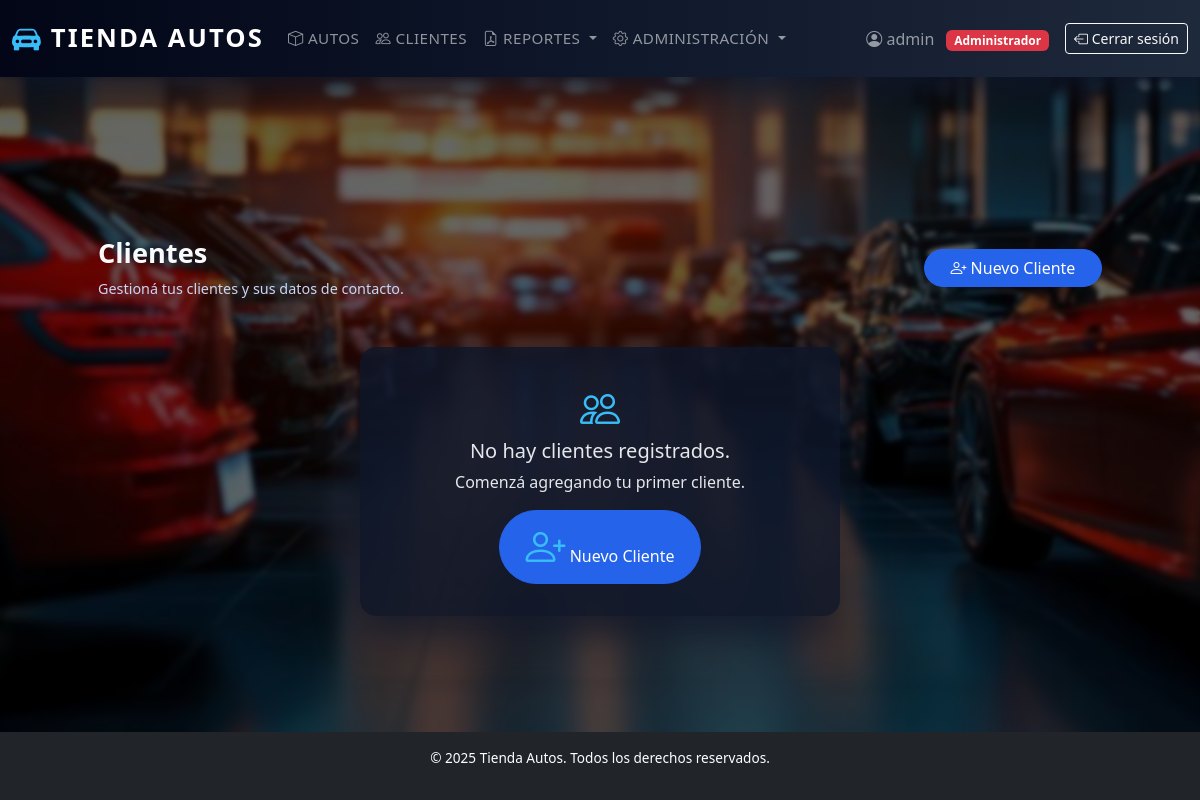
The page /clientes/ (signed in) on the database as committed earlier.
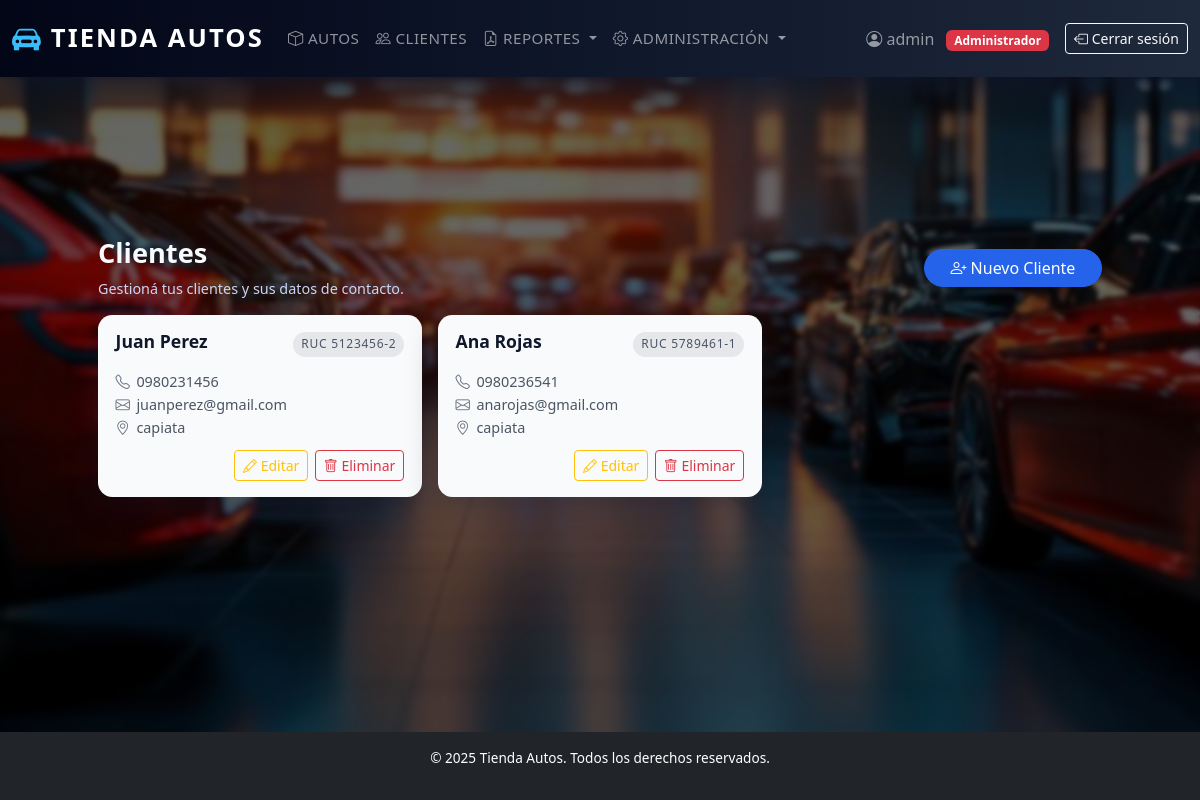
The same page on the database as committed later.
### autos/models.py (models this page shows, shortened)
class CustomUser(AbstractUser):
    ROLE_CHOICES = (
        ('admin', 'Administrador'),
        ('vendedor', 'Vendedor'),
    )
    role = models.CharField(max_length=10, choices=ROLE_CHOICES, default='vendedor')
    phone = models.CharField(max_length=20, blank=True, null=True)
    address = models.CharField(max_length=255, blank=True, null=True)

class Cliente(models.Model):
    ruc = models.CharField(max_length=20, primary_key=True)
    nombre = models.CharField(max_length=100)
    apellido = models.CharField(max_length=100)
    telefono = models.CharField(max_length=30, blank=True)
    email = models.EmailField(blank=True)
    direccion = models.CharField(max_length=200, blank=True)

### autos/views.py (the view)
# urls.py: path('clientes/', views.ClienteListView.as_view(), name='cliente_list'),
class ClienteListView(LoginRequiredMixin, ListView):
    model = Cliente
    template_name = 'clientes/cliente_list.html'
    context_object_name = 'clientes'

### templates/clientes/cliente_list.html (shortened to what this page needs)
{% extends 'base.html' %}
{% block content %}
<div class="container mt-4 list-page">
    <div class="list-header d-flex flex-wrap align-items-center justify-content-between mb-3">
        <div>
            <h2 class="list-title">Clientes</h2>
            <p class="list-subtitle mb-0">
                Gestioná tus clientes y sus datos de contacto.
            </p>
        </div>
        <a href="{% url 'cliente_create' %}" class="btn btn-primary mt-3 mt-md-0">
            <i class="bi bi-person-plus"></i> Nuevo Cliente
        </a>
    </div>
    {% if clientes %}
        <div class="row g-3">
            {% for c in clientes %}
            <div class="col-md-6 col-lg-4">
                <div class="entity-card">
                    <div class="entity-card__header">
                        <h5 class="entity-name">
                            {{ c.nombre }} {{ c.apellido }}
                        </h5>
                        <span class="entity-tag">
                            RUC {{ c.ruc }}
                        </span>
                    </div>
                    <div class="entity-card__body">
                        <p class="entity-line">
                            <i class="bi bi-telephone"></i>
                            {{ c.telefono|default:"Sin teléfono" }}
                        </p>
                        <p class="entity-line">
                            <i class="bi bi-envelope"></i>
                            {{ c.email|default:"Sin email" }}
                        </p>
                        <p class="entity-line">
                            <i class="bi bi-geo-alt"></i>
                            {{ c.direccion|default:"Sin dirección" }}
                        </p>
                    </div>
                    <div class="entity-card__actions">
                        <a href="{% url 'cliente_update' c.ruc %}" class="btn btn-sm btn-outline-warning">
                            <i class="bi bi-pencil"></i> Editar
                        </a>
                        <a href="{% url 'cliente_delete' c.ruc %}" class="btn btn-sm btn-outline-danger">
                            <i class="bi bi-trash"></i> Eliminar
                        </a>
                    </div>
                </div>
            </div>
            {% endfor %}
        </div>
    {% else %}
        <div class="empty-state">
            <i class="bi bi-people"></i>
            <h5>No hay clientes registrados.</h5>
            <p>Comenzá agregando tu primer cliente.</p>
            <a href="{% url 'cliente_create' %}" class="btn btn-primary">
                <i class="bi bi-person-plus"></i> Nuevo Cliente
            </a>
        </div>
    {% endif %}
</div>
{% endblock %}

### templates/base.html (shortened to what this page needs)
<!DOCTYPE html>
<html lang="es">
<head>
    {% load static %}
    <link href="https://cdn.jsdelivr.net/npm/bootstrap@5.3.2/dist/css/bootstrap.min.css" rel="stylesheet">
    <link rel="stylesheet" href="https://cdn.jsdelivr.net/npm/bootstrap-icons@1.11.0/font/bootstrap-icons.css">
    <link rel="stylesheet" href="{% static 'css/tienda.css' %}">
</head>
<body>
    <nav class="navbar navbar-expand-lg navbar-dark mb-4">
        <div class="container-fluid">
            <a class="navbar-brand" href="/">
                <i class="bi bi-car-front-fill"></i> Tienda Autos
            </a>
            <div class="collapse navbar-collapse" id="navbarNav">
                {% if request.user.is_authenticated %}
                    {% if request.user.role == 'vendedor' %}
                        <ul class="navbar-nav me-auto">
                            <li class="nav-item"><a class="nav-link" href="/productos/"><i class="bi bi-box"></i> Productos</a></li>
                            <li class="nav-item"><a class="nav-link" href="/clientes/"><i class="bi bi-people"></i> Clientes</a></li>
                        </ul>
                    {% elif request.user.role == 'admin' or request.user.is_superuser %}
                        <ul class="navbar-nav me-auto">
                            <li class="nav-item"><a class="nav-link" href="/productos/"><i class="bi bi-box"></i> Autos</a></li>
                            <li class="nav-item"><a class="nav-link" href="/clientes/"><i class="bi bi-people"></i> Clientes</a></li>
                            <li class="nav-item dropdown">
                                <a class="nav-link dropdown-toggle" href="#" id="reportesDropdown" role="button" data-bs-toggle="dropdown">
                                    <i class="bi bi-file-earmark-pdf"></i> Reportes
                                </a>
                            </li>
                            <li class="nav-item dropdown">
                                <a class="nav-link dropdown-toggle" href="#" id="adminDropdown" role="button" data-bs-toggle="dropdown">
                                    <i class="bi bi-gear"></i> Administración
                                </a>
                            </li>
                        </ul>
                    {% endif %}
                    <div class="d-flex align-items-center">
                        <span class="navbar-text me-3">
                            <i class="bi bi-person-circle"></i>
                            {{ request.user.username }}
                            <span class="badge {% if request.user.role == 'admin' %}bg-danger{% else %}bg-info{% endif %} ms-2">
                                {{ request.user.get_role_display }}
                            </span>
                        </span>
                        <form method="post" action="{% url 'logout' %}" class="d-inline">
                            <button class="btn btn-outline-light btn-sm" type="submit">
                                <i class="bi bi-box-arrow-left"></i> Cerrar sesión
                            </button>
                        </form>
                    </div>
                {% endif %}
            </div>
        </div>
    </nav>
    <main class="main-content">
        {% if request.user.is_authenticated %}
            <div class="container mt-3">
            </div>
        {% endif %}
        <div class="container">
            {% block content %}{% endblock %}
        </div>
    </main>
    <footer class="bg-dark text-white text-center py-3">
        <p>&copy; 2025 Tienda Autos. Todos los derechos reservados.</p>
    </footer>
</body>
</html>

### static/css/tienda.css (style rules this page uses)
body { display: flex; flex-direction: column; }
.main-content { flex: 1 0 auto; }
footer { flex-shrink: 0; }
* { box-sizing: border-box; }
html, body { height: 100%; }
body { margin: 0; display: flex; flex-direction: column; font-family: system-ui, -apple-system, BlinkMacSystemFont, "Segoe UI", sans-serif; background: #0f172a url('../img/fondo.jpg') no-repeat center center fixed; background-size: cover; color: #e5e7eb; }
body::before { content: ""; position: fixed; inset: 0; background: rgba(0,0,0,0.6); backdrop-filter: blur(2px); z-index: -1; }
.container { max-width: 1100px; margin: 0 auto; padding: 1.5rem; }
.navbar { background: linear-gradient(90deg, #020617, #0f172a, #1e293b) !important; padding-block: 0.75rem; box-shadow: 0 12px 30px rgba(15, 23, 42, 0.8); }
.navbar-brand { font-size: 1.6rem; font-weight: 700; letter-spacing: 0.08em; text-transform: uppercase; display: flex; align-items: center; gap: 0.5rem; }
.navbar-brand i { font-size: 1.8rem; color: #38bdf8; }
.navbar-nav .nav-link { font-size: 0.95rem; font-weight: 500; letter-spacing: 0.03em; text-transform: uppercase; }
footer { background-color: #020617 !important; color: #9ca3af; font-size: 0.85rem; }
.btn-primary { background-color: #2563eb !important; border-color: #2563eb !important; border-radius: 999px; padding-inline: 1.6rem; }
.btn { transition: transform .2s ease, box-shadow .2s ease; }
.list-page { margin-bottom: 2rem; }
.list-title { font-size: 1.7rem; font-weight: 600; color: #f9fafb; }
.list-subtitle { font-size: 0.9rem; color: #cbd5f5; }
.entity-card { background: #f9fafb; border-radius: 0.9rem; padding: 1rem 1.1rem; box-shadow: 0 12px 30px rgba(15, 23, 42, 0.35); display: flex; flex-direction: column; height: 100%; animation: fadeUp 0.6s ease forwards; opacity: 0; }
.entity-card__header { display: flex; justify-content: space-between; align-items: baseline; gap: 0.5rem; margin-bottom: 0.4rem; }
.entity-name { font-size: 1.1rem; font-weight: 600; color: #0f172a; margin: 0; }
.entity-tag { font-size: 0.75rem; text-transform: uppercase; letter-spacing: 0.06em; padding: 0.2rem 0.5rem; border-radius: 999px; background: #e5e7eb; color: #4b5563; }
.entity-card__body { font-size: 0.9rem; color: #4b5563; margin-top: 0.4rem; margin-bottom: 0.6rem; }
.entity-line { margin: 0.1rem 0; display: flex; align-items: center; gap: 0.4rem; }
.entity-line i { font-size: 0.9rem; color: #6b7280; }
.entity-card__actions { margin-top: auto; display: flex; justify-content: flex-end; gap: 0.4rem; }
.row.g-3 > div:nth-child(1) .entity-card { animation-delay: 0.05s; }
.row.g-3 > div:nth-child(2) .entity-card { animation-delay: 0.1s; }

Rows that differ between the two databases and show on the page:
added Cliente: nombre "Juan", apellido "Perez", ruc "5123456-2", telefono "0980231456", email "juanperez@gmail.com", direccion "capiata"
added Cliente: nombre "Ana", apellido "Rojas", ruc "5789461-1", telefono "0980236541", email "anarojas@gmail.com", direccion "capiata"
Other text that changed with them:
text no longer shown: "No hay clientes registrados. Comenzá agregando tu primer cliente. Nuevo Cliente"
